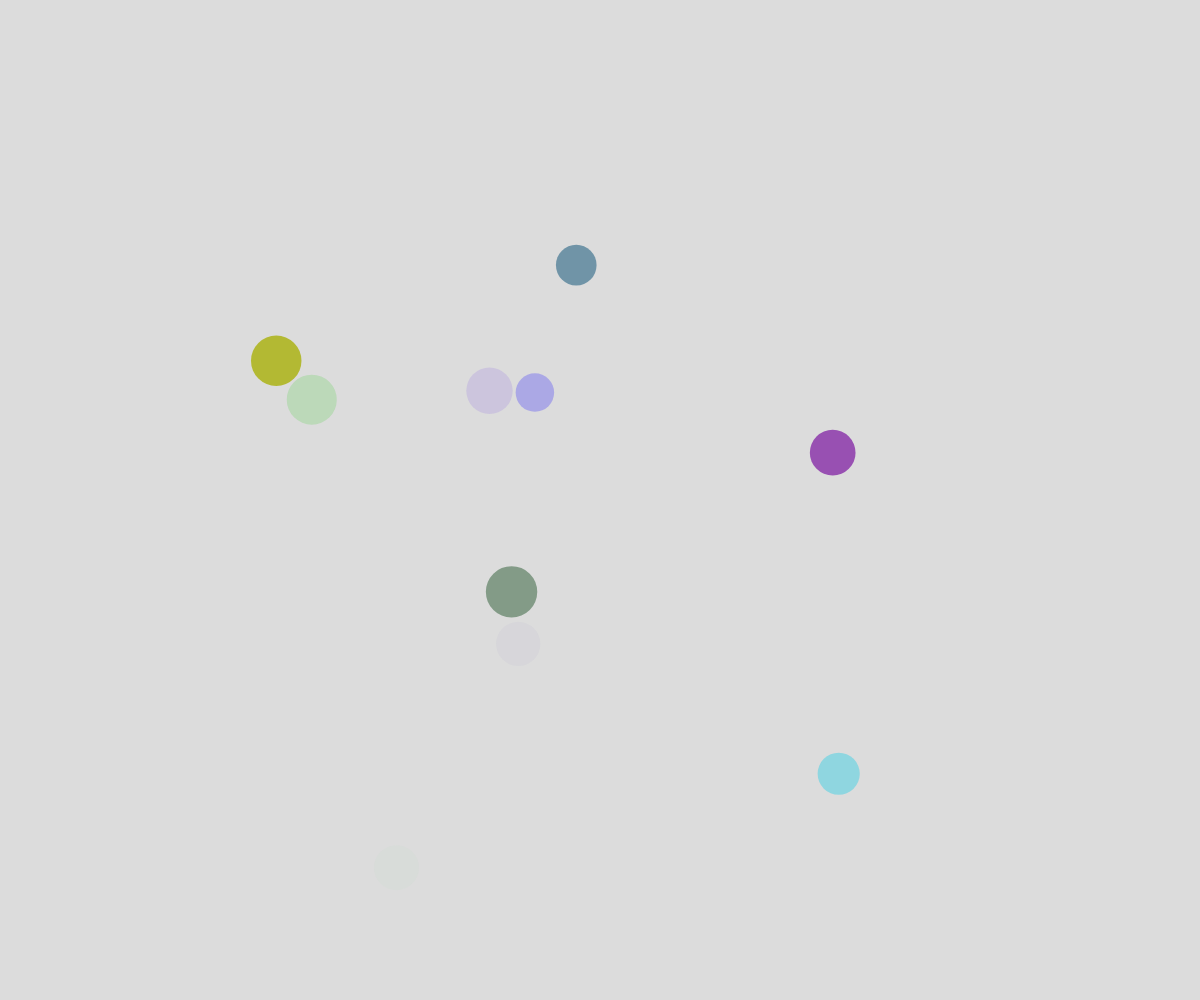
Frame 1 (no input)
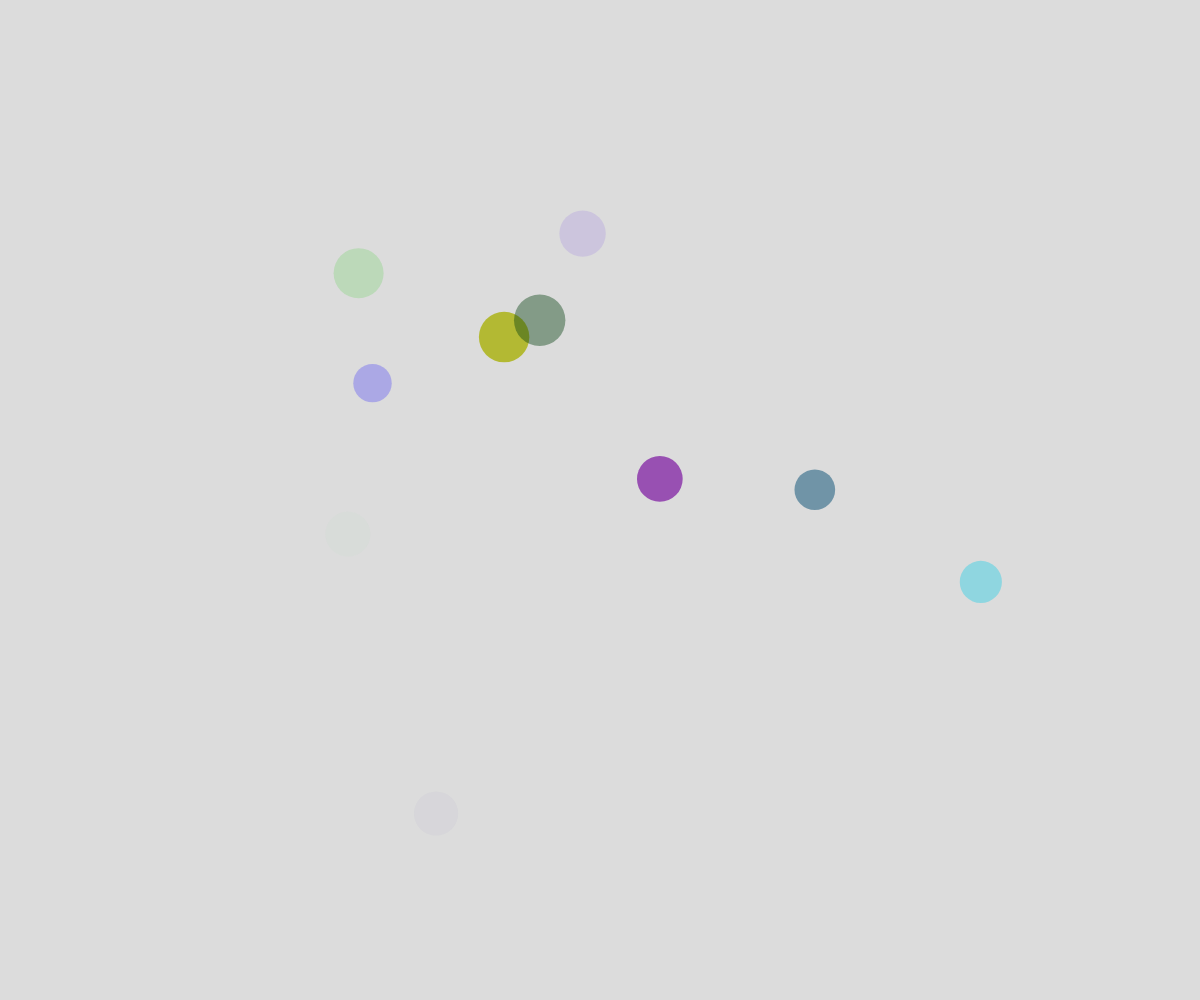
Frame 60 (no input)
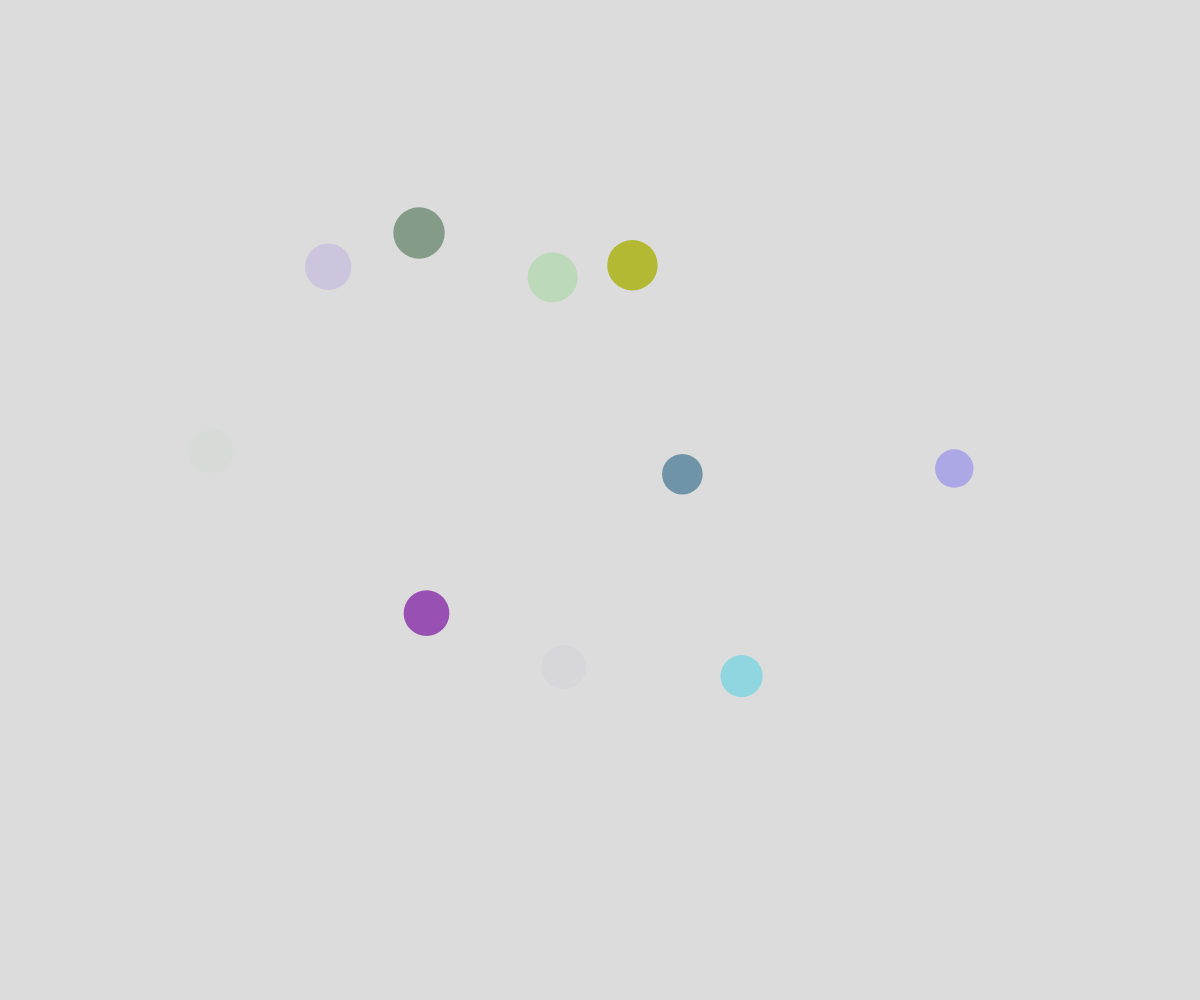
Frame 120 (the mouse pressed at the canvas centre since frame 60)

The p5.js sketch that drew these frames (run headless with seeded random() and noise() and a simulated clock; from frame 60 on, the mouse is pressed at the canvas centre):

// p5.js sketch
// ── sketch.js
// Ball Scene
//Perlin Noise whatever that is

let ballArray = [];

function setup() {
  createCanvas(windowWidth, windowHeight);

  for (let index = 0; index <10; index++) {
    spawnBall();
  }

  //ball every 0.5s
  // window.setInterval(spawnBall, 500);
}

function draw() {
  background(220);

  checkIfBallTouchMouse();
  moveBall();
  displayBall();
}

function mousePressed() {
  spawnBall();
  ballArray[ballArray.length-1].x = mouseX;
  ballArray[ballArray.length-1].y = mouseY;
}
function checkIfBallTouchMouse() {
  for (let i =ballArray.length-1; i>=0; i--) {
    let howFar = dist(ballArray[i].x, ballArray[i].y, mouseX, mouseY);
    if (howFar < ballArray[i].radius) {
      ballArray.splice(i,1);
    }
  }
}

function spawnBall() {
  let newBall = {
    x: random(width),
    y: random(height),
    radius: random(10, 30),
    ballColor: color(random (255), random (255), random (255), random (255)),
    dx: random(5,10),
    dy: random(5,10),
    xTime: random(1000),
    yTime: random(1000),
    timeChange: random(0.001, 0.1),
  }; 
  ballArray.push(newBall);
}


function moveBall() {
  for (let theBall of ballArray) {
    // theBall.x += theBall.dx;
    // theBall.y += theBall.dy; 
    // theBall.dx = random(-5, 5);
    // theBall.dy = random(-5, 5);
    
    theBall.x = noise(theBall.xTime) * width;
    theBall.y = noise(theBall.yTime) * height;
    theBall.xTime += 0.01;
    theBall.yTime += 0.01;
  }
}

function displayBall() {
  for (let ball of ballArray) {
    noStroke();
    fill(ball.ballColor);
    circle(ball.x, ball.y, ball.radius*2);

  }
}
